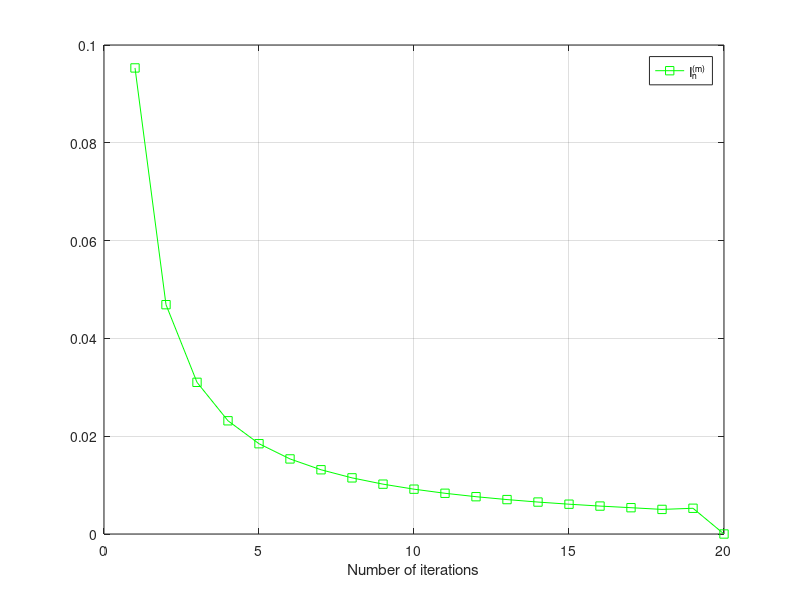

This figure's MATLAB source:
m = 20;
a = 10;

I = zeros(m,1);
I(m) = 0;

for i = m:-1:2
  I(i-1) = (1/a)*(1/(i-1) - I(i));
end
I;

h2 = figure();
plot(I, "-sg"); hold on
grid();
ylim([0 0.1])
%title('Value of I^{(20)}_n through backward method');
xlabel("Number of iterations");
legend('I^{(m)}_n');

set(h2,'PaperSize',[5 5]);
%print(h2,'pi_plot', '-dpng', '-r300', '-bestfit');
print(h2,'backward_plot', '-dpng', '-r300');
